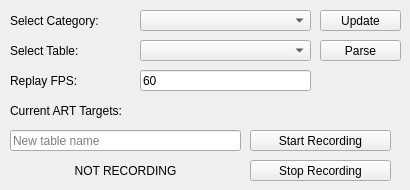
    <widget class="QWidget" name="databaseTab">
     <attribute name="title">
      <string>Database</string>
     </attribute>
     <widget class="QComboBox" name="dbCategoryComboBox">
      <property name="geometry">
       <rect>
        <x>140</x>
        <y>10</y>
        <width>171</width>
        <height>21</height>
       </rect>
      </property>
     </widget>
     <widget class="QLabel" name="label_3">
      <property name="geometry">
       <rect>
        <x>10</x>
        <y>10</y>
        <width>131</width>
        <height>21</height>
       </rect>
      </property>
      <property name="text">
       <string>Select Category:</string>
      </property>
     </widget>
     <widget class="QPushButton" name="pushButton_8">
      <property name="geometry">
       <rect>
        <x>320</x>
        <y>10</y>
        <width>81</width>
        <height>21</height>
       </rect>
      </property>
      <property name="text">
       <string>Update</string>
      </property>
     </widget>
     <widget class="QComboBox" name="dbTablesComboBox">
      <property name="geometry">
       <rect>
        <x>140</x>
        <y>40</y>
        <width>171</width>
        <height>21</height>
       </rect>
      </property>
     </widget>
     <widget class="QLabel" name="label_18">
      <property name="geometry">
       <rect>
        <x>10</x>
        <y>40</y>
        <width>131</width>
        <height>21</height>
       </rect>
      </property>
      <property name="text">
       <string>Select Table:</string>
      </property>
     </widget>
     <widget class="QPushButton" name="dbStartRecording">
      <property name="geometry">
       <rect>
        <x>250</x>
        <y>130</y>
        <width>141</width>
        <height>21</height>
       </rect>
      </property>
      <property name="text">
       <string>Start Recording</string>
      </property>
     </widget>
     <widget class="QPushButton" name="dbStopRecording">
      <property name="geometry">
       <rect>
        <x>250</x>
        <y>160</y>
        <width>141</width>
        <height>21</height>
       </rect>
      </property>
      <property name="text">
       <string>Stop Recording</string>
      </property>
     </widget>
     <widget class="QLineEdit" name="dbNewTableName">
      <property name="geometry">
       <rect>
        <x>10</x>
        <y>130</y>
        <width>231</width>
        <height>21</height>
       </rect>
      </property>
      <property name="placeholderText">
       <string>New table name</string>
      </property>
     </widget>
     <widget class="QLabel" name="dbRecordingStatus">
      <property name="geometry">
       <rect>
        <x>10</x>
        <y>160</y>
        <width>231</width>
        <height>21</height>
       </rect>
      </property>
      <property name="text">
       <string>NOT RECORDING</string>
      </property>
      <property name="alignment">
       <set>Qt::AlignCenter</set>
      </property>
     </widget>
     <widget class="QLabel" name="label_19">
      <property name="geometry">
       <rect>
        <x>10</x>
        <y>70</y>
        <width>121</width>
        <height>21</height>
       </rect>
      </property>
      <property name="text">
       <string>Replay FPS:</string>
      </property>
     </widget>
     <widget class="QLineEdit" name="dbReplaySpeed">
      <property name="geometry">
       <rect>
        <x>140</x>
        <y>70</y>
        <width>171</width>
        <height>21</height>
       </rect>
      </property>
      <property name="text">
       <string>60</string>
      </property>
     </widget>
     <widget class="QPushButton" name="pushButton_10">
      <property name="geometry">
       <rect>
        <x>320</x>
        <y>40</y>
        <width>81</width>
        <height>21</height>
       </rect>
      </property>
      <property name="text">
       <string>Parse</string>
      </property>
     </widget>
     <widget class="QLabel" name="artTargetNumberLabel">
      <property name="geometry">
       <rect>
        <x>10</x>
        <y>100</y>
        <width>391</width>
        <height>21</height>
       </rect>
      </property>
      <property name="text">
       <string>Current ART Targets: </string>
      </property>
     </widget>
    </widget>
